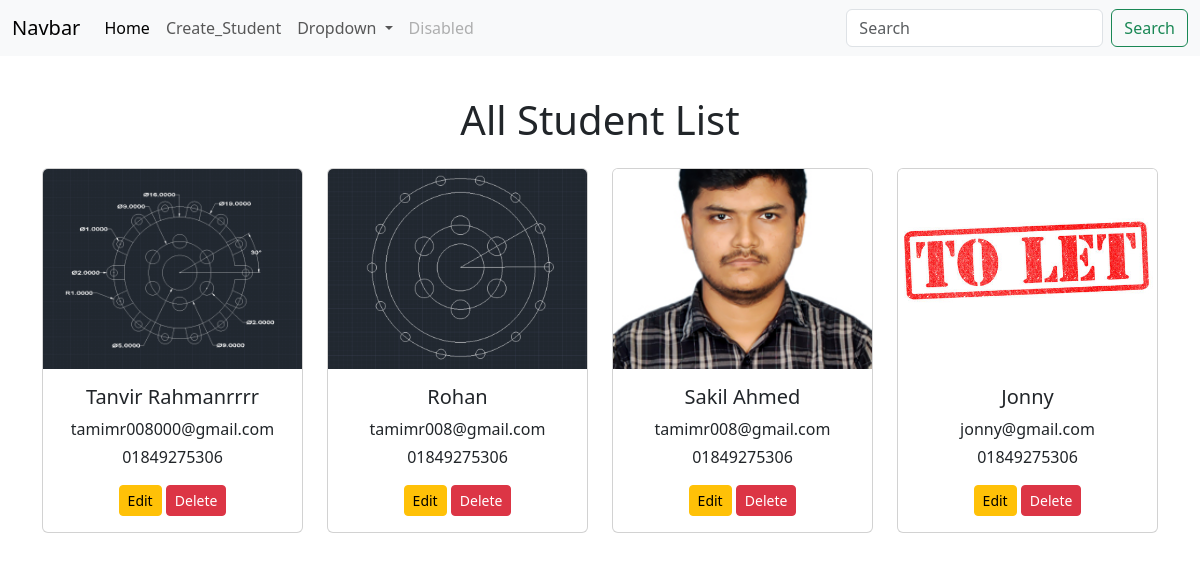
The app's page /student/home/ with its own data.
### student/models.py (models this page shows, shortened)
class student(models.Model):
    name = models.CharField(max_length=100)
    roll = models.IntegerField(unique=False)
    email = models.EmailField()
    phone = models.CharField(max_length = 15)
    age = models.IntegerField()
    photo = models.ImageField(upload_to=student_directory_name,default=None,null=True)
    password = models.CharField(max_length=100)
    checkbox = models.BooleanField(default=False)

### student/views.py (the view)
# urls.py: path('home/',views.StudentLists.as_view(),name='home'), #This is for class based view
class StudentLists(ListView): #this is class based views alternative of home
    model = models.student
    template_name = 'student/index.html'
    context_object_name = 'students'

### student/templates/student/index.html (shortened to what this page needs)
{% extends 'base.html'%}
{% block content %}
<div class="container my-4">
    <h1 class="py-3 text-center">All Student List</h1>
    <div class="row">
        {% for student in students %}
        <div class="col-md-3 mb-4">
            <div class="card h-100">
                <img src="{{ student.photo.url }}" class="card-img-top" alt="{{ student.name }}" style="height: 200px; object-fit: cover;" >
                <div class="card-body text-center">
                    <h5 class="card-title">{{ student.name }}</h5>
                    <p class="card-text mb-1">{{ student.email }}</p>
                    <p class="card-text">{{ student.phone }}</p>
                    <a href="{% url 'update_student' student.id %}" class="btn btn-warning btn-sm">Edit</a>
                    <a href="{% url 'delete_student' student.id %}" class="btn btn-danger btn-sm">Delete</a>
                </div>
            </div>
        </div>
        {% endfor %}
    </div>
</div>
{% endblock %}

### templates/base.html (shortened to what this page needs)
<!doctype html>
<html lang="en">
  <head>
    <link href="https://cdn.jsdelivr.net/npm/bootstrap@5.3.7/dist/css/bootstrap.min.css" rel="stylesheet">
  </head>
  <body>
    <nav class="navbar navbar-expand-lg bg-body-tertiary">
  <div class="container-fluid">
    <a class="navbar-brand" href="#">Navbar</a>
    <div class="collapse navbar-collapse" id="navbarSupportedContent">
      <ul class="navbar-nav me-auto mb-2 mb-lg-0">
        <li class="nav-item">
          <a class="nav-link active" aria-current="page" href="{% url 'home' %}">Home</a>
        </li>
        <li class="nav-item">
          <a class="nav-link" href="{% url 'create_student' %}">Create_Student</a>
        </li>
        <li class="nav-item dropdown">
          <a class="nav-link dropdown-toggle" href="#" role="button" data-bs-toggle="dropdown" aria-expanded="false">
            Dropdown
          </a>
        </li>
        <li class="nav-item">
          <a class="nav-link disabled" aria-disabled="true">Disabled</a>
        </li>
      </ul>
      <form class="d-flex" role="search">
        <input class="form-control me-2" type="search" placeholder="Search" aria-label="Search"/>
        <button class="btn btn-outline-success" type="submit">Search</button>
      </form>
    </div>
  </div>
</nav>
{% block content %}
{% endblock %}
  </body>
</html>

### records on screen
student: photo (picture), name "Tanvir Rahmanrrrr", email "tamimr008000@gmail.com", phone "01849275306"
student: photo (picture), name "Rohan", email "tamimr008@gmail.com", phone "01849275306"
student: photo (picture), name "Sakil Ahmed", email "tamimr008@gmail.com", phone "01849275306"
student: photo (picture), name "Jonny", email "jonny@gmail.com", phone "01849275306"
